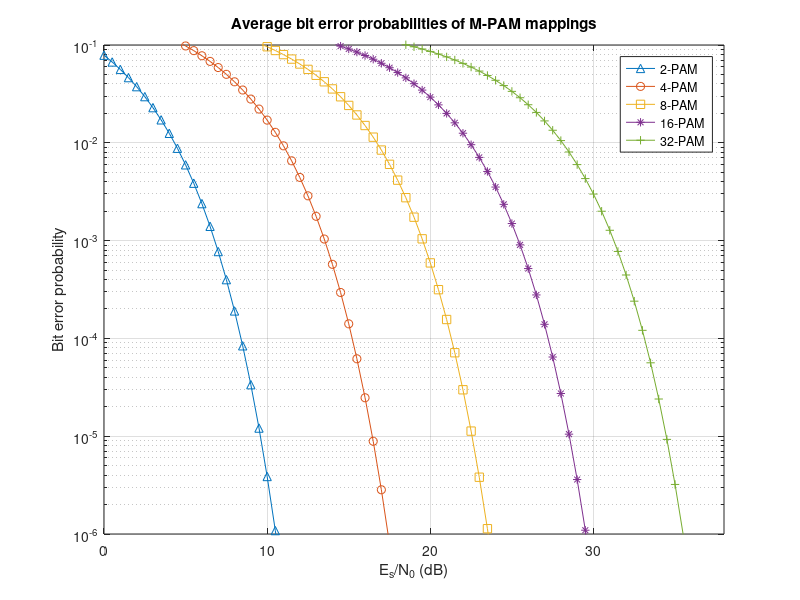

The MATLAB source for this figure:
% Probability of a bit error for M-PAM
% EE 161 - Digital Communication Systems - Spring 2012
% Prof. Robert Morelos-Zaragoza. San Jose State University

clear all;
set(1)=2; set(2)=4; set(3)=8; set(4)=16; set(5)=32;  % Constellation sizes
for j=1:5
    i = 1;
    M = set(j); 
    for esnodb=0:0.5:38
        esno = 10^(esnodb/10);
        Pe(j,i) = (2*(M-1)/(log2(M)*M))*qfunc(sqrt((6/(M^2-1))*esno)); 
        snr(i) = esnodb;
        i=i+1;
    end
end
semilogy(snr,Pe(1,:),'-^',snr,Pe(2,:),'-o',snr,Pe(3,:),'-s', ...
                                    snr,Pe(4,:),'-*',snr,Pe(5,:),'-+')
axis( [0 38 1e-6 1e-1]), grid on
xlabel('E_s/N_0 (dB)'); ylabel('Bit error probability')
legend('2-PAM','4-PAM','8-PAM','16-PAM','32-PAM');
title('Average bit error probabilities of M-PAM mappings')
hold off
